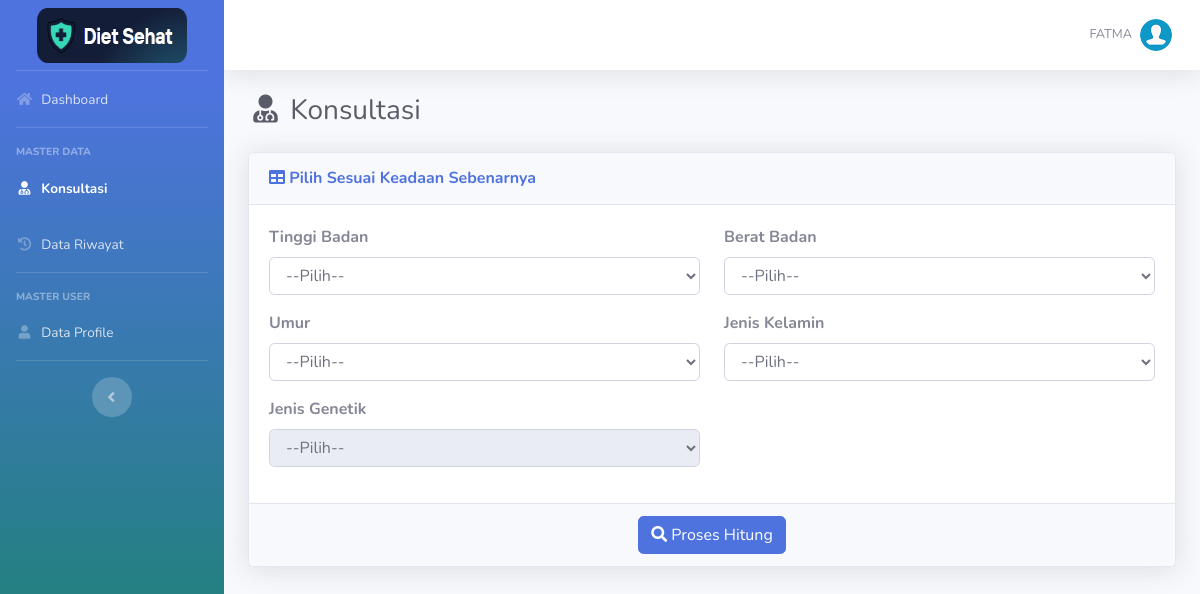
/konsultasi.php (signed in), run on the app's committed database.
### tables this page shows
CREATE TABLE `kriteria` (
  `id_kriteria` int(11) NOT NULL,
  `kode_kriteria` varchar(10) NOT NULL,
  `nama` varchar(50) NOT NULL,
  `type` enum('Benefit','Cost') NOT NULL
);

### includes/functions.php (called while the page is built, shortened)
<?php
function get_role() {
	if(isset($_SESSION['user_id']) && isset($_SESSION['role'])) {
		if($_SESSION['role'] == '1') {
			return 'admin';
		} else {
			return 'user';
		}
	} else {
		return false;
	}
}
?>

### konsultasi.php (the view, shortened to what this page needs)
<?php
require_once('includes/init.php');
$user_role = get_role();
if($user_role == 'user') {
require_once('template/header.php');
?>
<div class="d-sm-flex align-items-center justify-content-between mb-4">
    <h1 class="h3 mb-0 text-gray-800"><i class="fas fa-fw fa-user-md"></i> Konsultasi</h1>
</div>
<div class="card shadow mb-4">
	<div class="card-header py-3">
		<h6 class="m-0 font-weight-bold text-success"><i class="fa fa-table"></i> Pilih Sesuai Keadaan Sebenarnya</h6>
	</div>
	<form action="" method="POST">
		<div class="card-body">
			<div class="row">
				<?php
				$q2 = mysqli_query($koneksi,"SELECT * FROM kriteria ORDER BY kode_kriteria ASC");
				$i = 0;
				while($d = mysqli_fetch_array($q2)){
				?>
				<div class="form-group col-md-6">
					<label class="font-weight-bold"><?= $d['nama'] ?></label>
					<select name="nilai[]" class="form-control" id="select_<?= $d['id_kriteria'] ?>" required>
						<option value="">--Pilih--</option>
					</select>
				</div>
				<?php $i++; } ?>
			</div>
		</div>
		<div class="card-footer text-center">
			<button name="hitung" type="submit" class="btn btn-primary"><i class="fa fa-search"></i> Proses Hitung</button>
		</div>
	</form>
</div>
<?php
require_once('template/footer.php');
}
else {
	header('Location: login.php');
}
?>

### data on the page
kriteria: nama "Tinggi Badan"
kriteria: nama "Berat Badan"
kriteria: nama "Umur"
kriteria: nama "Jenis Kelamin"
kriteria: nama "Jenis Genetik"

### other printed values
$_SESSION['nama'] "FATMA"
